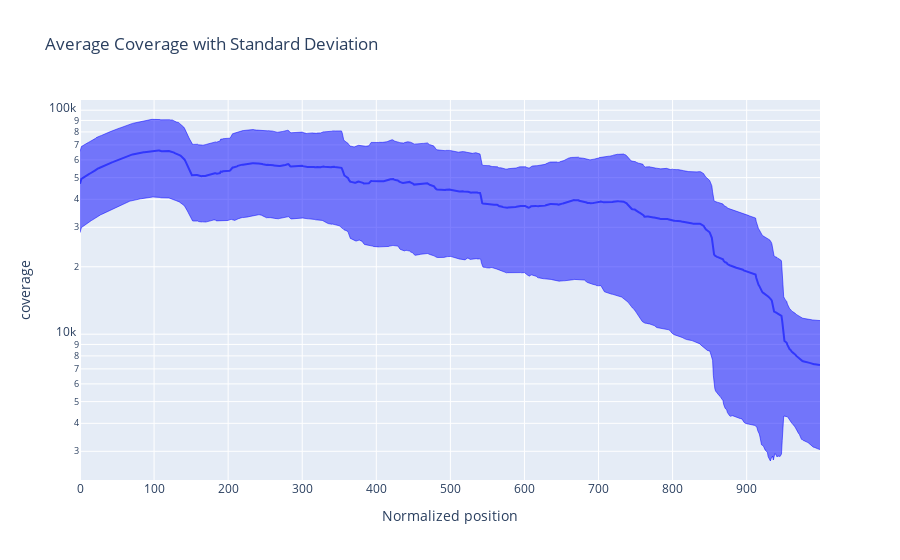

The notebook cell saved with this chart:
### Code cell
fig = plot_average_std(streched_coverage)
# fig.add_trace(go.Scatter(x=np.arange(len(streched_coverage[0])), y=3000*np.ones(len(streched_coverage[0])), mode='lines', line=dict(color='red', width=0.5)))
# Update layout and axis labels
fig.update_layout(
    title='Average Coverage with Standard Deviation',
    xaxis_title='Normalized position',
    yaxis_title='coverage',
    showlegend=False
)
fig.update_yaxes(type="log")
fig.show()

### Figure 1 — Plotly figure (JSON) as saved in the notebook; plotly's stock layout.template omitted (floating-point values rounded to 4 significant figures; data arrays with more than 128 entries replaced by an {"elided": "..."} marker saying what was removed)
{"data": [{"type": "scatter", "x": {"elided": "1000 int values"}, "y": {"elided": "1000 float values"}}, {"line": {"color": "blue", "width": 0.5}, "mode": "lines", "type": "scatter", "x": {"elided": "1000 int values"}, "y": {"elided": "1000 float values"}}, {"fill": "tonexty", "line": {"color": "blue", "width": 0.5}, "mode": "lines", "type": "scatter", "x": {"elided": "1000 int values"}, "y": {"elided": "1000 float values"}}], "layout": {"showlegend": false, "title": {"text": "Average Coverage with Standard Deviation"}, "xaxis": {"title": {"text": "Normalized position"}}, "yaxis": {"title": {"text": "coverage"}, "type": "log"}}}
